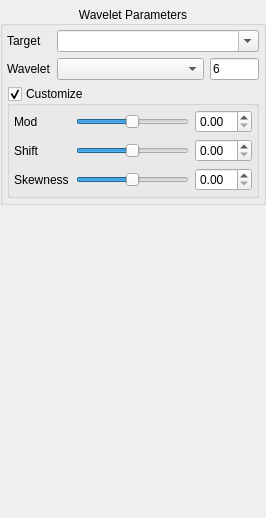
       <widget class="QWidget" name="wavelet_page">
        <property name="geometry">
         <rect>
          <x>0</x>
          <y>0</y>
          <width>266</width>
          <height>518</height>
         </rect>
        </property>
        <attribute name="label">
         <string>Wavelet</string>
        </attribute>
        <layout class="QVBoxLayout" name="verticalLayout_wavelet">
         <property name="leftMargin">
          <number>0</number>
         </property>
         <property name="topMargin">
          <number>0</number>
         </property>
         <property name="rightMargin">
          <number>0</number>
         </property>
         <property name="bottomMargin">
          <number>0</number>
         </property>
         <item>
          <widget class="QWidget" name="widget" native="true"/>
         </item>
         <item>
          <widget class="QGroupBox" name="groupBox_waveletparameters">
           <property name="title">
            <string>Wavelet Parameters</string>
           </property>
           <property name="alignment">
            <set>Qt::AlignCenter</set>
           </property>
           <layout class="QVBoxLayout" name="verticalLayout_waveletparameters">
            <property name="leftMargin">
             <number>4</number>
            </property>
            <property name="topMargin">
             <number>4</number>
            </property>
            <property name="rightMargin">
             <number>4</number>
            </property>
            <property name="bottomMargin">
             <number>4</number>
            </property>
            <item>
             <layout class="QGridLayout" name="gridLayout_waveletparameters">
              <item row="0" column="1" colspan="2">
               <widget class="QComboBox" name="comboBox_target">
                <property name="editable">
                 <bool>true</bool>
                </property>
               </widget>
              </item>
              <item row="1" column="0">
               <widget class="QLabel" name="label_wavelet">
                <property name="text">
                 <string>Wavelet</string>
                </property>
               </widget>
              </item>
              <item row="0" column="0">
               <widget class="QLabel" name="label_target">
                <property name="text">
                 <string>Target</string>
                </property>
               </widget>
              </item>
              <item row="1" column="1">
               <widget class="QComboBox" name="comboBox_wavelet">
                <property name="sizePolicy">
                 <sizepolicy hsizetype="Preferred" vsizetype="Fixed">
                  <horstretch>3</horstretch>
                  <verstretch>0</verstretch>
                 </sizepolicy>
                </property>
               </widget>
              </item>
              <item row="1" column="2">
               <widget class="QLineEdit" name="lineEdit_N">
                <property name="sizePolicy">
                 <sizepolicy hsizetype="Expanding" vsizetype="Fixed">
                  <horstretch>1</horstretch>
                  <verstretch>0</verstretch>
                 </sizepolicy>
                </property>
                <property name="text">
                 <string>6</string>
                </property>
               </widget>
              </item>
              <item row="2" column="0" colspan="3">
               <widget class="QGroupBox" name="groupBox_wavelet_customize">
                <property name="title">
                 <string>Customize</string>
                </property>
                <property name="checkable">
                 <bool>true</bool>
                </property>
                <property name="checked">
                 <bool>true</bool>
                </property>
                <layout class="QVBoxLayout" name="verticalLayout">
                 <property name="leftMargin">
                  <number>4</number>
                 </property>
                 <property name="topMargin">
                  <number>4</number>
                 </property>
                 <property name="rightMargin">
                  <number>4</number>
                 </property>
                 <property name="bottomMargin">
                  <number>4</number>
                 </property>
                 <item>
                  <layout class="QGridLayout" name="gridLayout">
                   <item row="0" column="3">
                    <widget class="QDoubleSpinBox" name="doubleSpinBox_mod">
                     <property name="maximum">
                      <double>1.000000000000000</double>
                     </property>
                     <property name="singleStep">
                      <double>0.100000000000000</double>
                     </property>
                    </widget>
                   </item>
                   <item row="2" column="1" colspan="2">
                    <widget class="QSlider" name="horizontalSlider_skewness">
                     <property name="maximum">
                      <number>100</number>
                     </property>
                     <property name="value">
                      <number>50</number>
                     </property>
                     <property name="orientation">
                      <enum>Qt::Horizontal</enum>
                     </property>
                    </widget>
                   </item>
                   <item row="2" column="3">
                    <widget class="QDoubleSpinBox" name="doubleSpinBox_skewness"/>
                   </item>
                   <item row="1" column="3">
                    <widget class="QDoubleSpinBox" name="doubleSpinBox_shift">
                     <property name="singleStep">
                      <double>0.100000000000000</double>
                     </property>
                    </widget>
                   </item>
                   <item row="2" column="0">
                    <widget class="QLabel" name="label_skewness">
                     <property name="text">
                      <string>Skewness</string>
                     </property>
                    </widget>
                   </item>
                   <item row="0" column="1" colspan="2">
                    <widget class="QSlider" name="horizontalSlider_mod">
                     <property name="maximum">
                      <number>100</number>
                     </property>
                     <property name="value">
                      <number>50</number>
                     </property>
                     <property name="orientation">
                      <enum>Qt::Horizontal</enum>
                     </property>
                    </widget>
                   </item>
                   <item row="0" column="0">
                    <widget class="QLabel" name="label_mod">
                     <property name="text">
                      <string>Mod</string>
                     </property>
                    </widget>
                   </item>
                   <item row="1" column="0">
                    <widget class="QLabel" name="label_shift">
                     <property name="text">
                      <string>Shift</string>
                     </property>
                    </widget>
                   </item>
                   <item row="1" column="1" colspan="2">
                    <widget class="QSlider" name="horizontalSlider_shift">
                     <property name="maximum">
                      <number>100</number>
                     </property>
                     <property name="value">
                      <number>50</number>
                     </property>
                     <property name="orientation">
                      <enum>Qt::Horizontal</enum>
                     </property>
                    </widget>
                   </item>
                  </layout>
                 </item>
                </layout>
               </widget>
              </item>
             </layout>
            </item>
           </layout>
          </widget>
         </item>
         <item>
          <spacer name="verticalSpacer">
           <property name="orientation">
            <enum>Qt::Vertical</enum>
           </property>
           <property name="sizeHint" stdset="0">
            <size>
             <width>20</width>
             <height>40</height>
            </size>
           </property>
          </spacer>
         </item>
        </layout>
       </widget>
